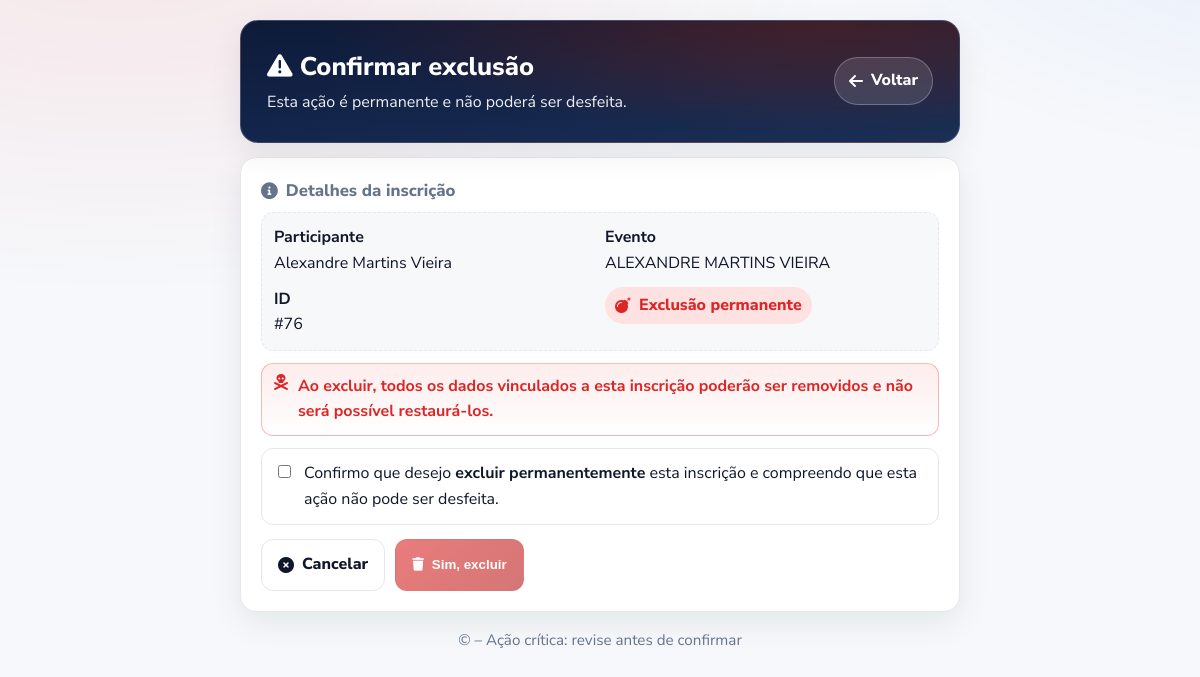
Page /inscricao/76/deletar/ (signed in) on the committed database.
### inscricoes/models.py (models this page shows, shortened)
class Inscricao(models.Model):
    participante = models.ForeignKey('Participante', on_delete=models.CASCADE)
    evento       = models.ForeignKey('EventoAcampamento', on_delete=models.CASCADE)
    paroquia     = models.ForeignKey('Paroquia', on_delete=models.CASCADE, related_name='inscricoes')
    data_inscricao = models.DateTimeField(auto_now_add=True)
    status = models.CharField(
        max_length=32,
        choices=InscricaoStatus.choices,
        default=InscricaoStatus.RASCUNHO,
        db_index=True,
    )
    foi_selecionado       = models.BooleanField(default=False)
    pagamento_confirmado  = models.BooleanField(default=False)
    inscricao_concluida   = models.BooleanField(default=False)
    inscricao_enviada     = models.BooleanField(default=False)
    ja_e_campista = models.BooleanField(default=False, verbose_name="Já é campista?")
    tema_acampamento = models.CharField(max_length=200, blank=True, null=True,
                                        verbose_name="Se sim, qual tema do acampamento que participou?")
    cpf_conjuge = models.CharField(max_length=14, blank=True, null=True,
                                   help_text="CPF do cônjuge (com ou sem máscara)")
    inscricao_pareada = models.OneToOneField(
        'self', null=True, blank=True, on_delete=models.SET_NULL, related_name='pareada_por',
        help_text="Outra inscrição (cônjuge) vinculada"
    )
    responsavel_1_nome            = models.CharField(max_length=255, blank=True, null=True)
    responsavel_1_telefone        = models.CharField(max_length=20,  blank=True, null=True)
    responsavel_1_grau_parentesco = models.CharField(max_length=50,  blank=True, null=True)
    responsavel_1_ja_e_campista   = models.BooleanField(default=False)
    responsavel_2_nome            = models.CharField(max_length=255, blank=True, null=True)
    responsavel_2_telefone        = models.CharField(max_length=20,  blank=True, null=True)
    responsavel_2_grau_parentesco = models.CharField(max_length=50,  blank=True, null=True)
    responsavel_2_ja_e_campista   = models.BooleanField(default=False)
    contato_emergencia_nome            = models.CharField(max_length=255, blank=True, null=True)
    contato_emergencia_telefone        = models.CharField(max_length=20,  blank=True, null=True)
    contato_emergencia_grau_parentesco = models.CharField(max_length=50,  blank=True, null=True)
    contato_emergencia_ja_e_campista   = models.BooleanField(default=False)
    class Meta:
        unique_together = ('participante', 'evento')
    _NEXT = {
        InscricaoStatus.RASCUNHO:       {InscricaoStatus.ENVIADA, InscricaoStatus.CANCEL_USUARIO},
        InscricaoStatus.ENVIADA:        {InscricaoStatus.EM_ANALISE, InscricaoStatus.CANCEL_USUARIO},
        InscricaoStatus.EM_ANALISE:     {InscricaoStatus.APROVADA, InscricaoStatus.REJEITADA, InscricaoStatus.LISTA_ESPERA, InscricaoStatus.CANCEL_ADMIN},
        InscricaoStatus.APROVADA:       {InscricaoStatus.CONVOCADA, InscricaoStatus.LISTA_ESPERA, InscricaoStatus.CANCEL_ADMIN},
        InscricaoStatus.LISTA_ESPERA:   {InscricaoStatus.CONVOCADA, InscricaoStatus.CANCEL_ADMIN, InscricaoStatus.REJEITADA},
        InscricaoStatus.CONVOCADA:      {InscricaoStatus.PAG_PENDENTE, InscricaoStatus.CANCEL_ADMIN},
        InscricaoStatus.PAG_PENDENTE:   {InscricaoStatus.PAG_CONFIRMADO, InscricaoStatus.CANCEL_ADMIN},
        InscricaoStatus.PAG_CONFIRMADO: {InscricaoStatus.REEMB_SOL, InscricaoStatus.CANCEL_ADMIN},
        InscricaoStatus.REEMB_SOL:      {InscricaoStatus.REEMB_APROV, InscricaoStatus.REEMB_NEG},
    }

class Participante(models.Model):
    nome      = models.CharField(max_length=150)
    cpf       = models.CharField(max_length=14, unique=True)
    telefone  = models.CharField(max_length=15)
    email     = models.EmailField()
    foto      = CloudinaryField(null=True, blank=True, verbose_name="Foto do Participante")
    CEP       = models.CharField("CEP", max_length=10)
    endereco  = models.CharField("Endereço", max_length=255)
    numero    = models.CharField("Número", max_length=10)
    bairro    = models.CharField("Bairro", max_length=100)
    cidade    = models.CharField("Cidade", max_length=100)
    estado    = models.CharField(
        "Estado", max_length=2,
        choices=[('AC','AC'),('AL','AL'),('AP','AP'),('AM','AM'),('BA','BA'),
                 ('CE','CE'),('DF','DF'),('ES','ES'),('GO','GO'),('MA','MA'),
                 ('MT','MT'),('MS','MS'),('MG','MG'),('PA','PA'),('PB','PB'),
                 ('PR','PR'),('PE','PE'),('PI','PI'),('RJ','RJ'),('RN','RN'),
                 ('RS','RS'),('RO','RO'),('RR','RR'),('SC','SC'),('SP','SP'),
                 ('SE','SE'),('TO','TO')]
    )
    qr_token = models.UUIDField(
        default=uuid.uuid4,
        editable=False,
        unique=True,
        verbose_name="Token para QR Code"
    )

class EventoAcampamento(models.Model):
    TIPO_ACAMPAMENTO = [
        ('senior',  'Acampamento Sênior'),
        ('juvenil', 'Acampamento Juvenil'),
        ('mirim',   'Acampamento Mirim'),
        ('servos',  'Acampamento de Servos'),
        ('casais',  'Encontro de Casais'),
        ('evento',  'Evento'),
        ('retiro',  'Retiro'),
        ('pagamento', 'Pagamento'),
    ]
    id = models.UUIDField(primary_key=True, default=uuid.uuid4, editable=False)
    nome = models.CharField(max_length=255)
    tipo = models.CharField(max_length=20, choices=TIPO_ACAMPAMENTO)
    data_inicio = models.DateField()
    data_fim = models.DateField()
    inicio_inscricoes = models.DateField()
    fim_inscricoes = models.DateField()
    valor_inscricao = models.DecimalField(
        max_digits=8,
        decimal_places=2,
        default=0.00,
        verbose_name="Valor da Inscrição"
    )
    slug = models.SlugField(unique=True, blank=True)
    paroquia = models.ForeignKey("Paroquia", on_delete=models.CASCADE, related_name="eventos")
    banner = CloudinaryField(null=True, blank=True, verbose_name="Banner do Evento")
    permitir_inscricao_servos = models.BooleanField(
        default=False,
        help_text="Se marcado, o evento de Servos vinculado pode receber inscrições."
    )
    evento_relacionado = models.ForeignKey(
        "self",
        on_delete=models.SET_NULL,
        null=True,
        blank=True,
        related_name="eventos_servos",
        help_text="Se este for um evento de Servos, vincule ao evento principal em que irão servir."
    )
    @property
    def principal(self):
        """Se for servos, retorna o evento principal; caso contrário, None."""
        return self.evento_relacionado if self.is_servos else None
    class Meta:
        constraints = [
            models.UniqueConstraint(
                fields=["evento_relacionado"],
                condition=Q(tipo="servos"),
                name="uniq_servos_por_evento_principal",
            ),
        ]

### inscricoes/views.py (the view)
# urls.py: path("inscricao/<int:pk>/deletar/", views.deletar_inscricao, name="deletar_inscricao"),
@login_required
def deletar_inscricao(request, pk):
    inscricao = get_object_or_404(Inscricao, pk=pk)
    if request.method == 'POST':
        evento_id = inscricao.evento.id
        inscricao.delete()
        return redirect('inscricoes:evento_participantes', evento_id=evento_id)
    return render(request, 'inscricoes/confirma_delecao.html', {'obj': inscricao})

### inscricoes/templates/inscricoes/confirma_delecao.html (shortened to what this page needs)
<!doctype html>
<html lang="pt-br">
<head>
  <link rel="stylesheet"
        href="https://cdnjs.cloudflare.com/ajax/libs/font-awesome/6.0.0/css/all.min.css"
 />
</head>
<body>
  <div class="wrap">
    <header class="hero" role="banner">
      <div class="hero-row">
        <div>
          <h1 class="hero-title"><i class="fa-solid fa-triangle-exclamation"></i> Confirmar exclusão</h1>
          <p class="hero-sub">Esta ação é permanente e não poderá ser desfeita.</p>
        </div>
        <div>
          <a class="pill" href="{% url 'inscricoes:evento_participantes' obj.evento.id %}">
            <i class="fa-solid fa-arrow-left"></i> Voltar
          </a>
        </div>
      </div>
    </header>
    <section class="card" aria-labelledby="infoTitle">
      <h2 id="infoTitle"><i class="fa-solid fa-circle-info"></i> Detalhes da inscrição</h2>
      {% if obj %}
      <div class="box">
        <div class="kv">
          <div><strong>Participante</strong><br>{{ obj.participante.nome }}</div>
          <div><strong>Evento</strong><br>{{ obj.evento.nome }}</div>
          <div><strong>ID</strong><br>#{{ obj.id }}</div>
          <div><span class="tag"><i class="fa-solid fa-bomb"></i> Exclusão permanente</span></div>
        </div>
      </div>
      {% endif %}
      <div class="alert" role="alert">
        <i class="fa-solid fa-skull-crossbones"></i>
        <div>
          Ao excluir, todos os dados vinculados a esta inscrição poderão ser removidos e não será possível restaurá-los.
        </div>
      </div>
      <form method="post">
        <div class="confirm">
          <input type="checkbox" id="ack" />
          <label for="ack">
            Confirmo que desejo <strong>excluir permanentemente</strong> esta inscrição e compreendo que esta ação não pode ser desfeita.
          </label>
        </div>
        <div class="actions">
          <a class="btn btn-ghost" href="{% url 'inscricoes:evento_participantes' obj.evento.id %}">
            <i class="fa-solid fa-circle-xmark"></i> Cancelar
          </a>
          <button class="btn btn-danger" type="submit" id="btnDelete" disabled>
            <i class="fa-solid fa-trash"></i> Sim, excluir
          </button>
        </div>
      </form>
    </section>
    <footer>&copy; {{ current_year|default:"" }} – Ação crítica: revise antes de confirmar</footer>
  </div>
</body>
</html>

### inscricoes/templates/inscricoes/confirma_delecao.html (style rules this page uses)
:root { --page:#f6f8fb; --panel:#ffffff; --ink:#0f172a; --muted:#64748b; --line:#e5e7eb; --danger:#dc2626; --danger-2:#b91c1c; --accent:#2563eb; --shadow:0 10px 32px rgba(16,24,40,.08); --radius:16px; --chip:#fee2e2; }
* { box-sizing:border-box }
html,body { margin:0 }
body { font-family:'Nunito Sans',system-ui,-apple-system,Segoe UI,Roboto,sans-serif; color:var(--ink); background: radial-gradient(1200px 600px at 10% -10%, rgba(239,68,68,.10), transparent 60%), radial-gradient(900px 500px at 110% -20%, rgba(37,99,235,.08), transparent 60%), var(--page); line-height:1.6; padding:20px; }
.wrap { max-width:720px; margin:0 auto }
.hero { position:relative; border-radius:18px; overflow:hidden; color:#fff; padding: clamp(16px,3vw,26px); background: linear-gradient(180deg, rgba(3,7,18,.45), rgba(3,7,18,.18)), radial-gradient(70% 100% at 80% -10%, rgba(239,68,68,.45), rgba(37,99,235,.25)), linear-gradient(135deg, #111827, #1f2937); box-shadow:var(--shadow); border:1px solid rgba(255,255,255,.18); margin-bottom:14px; display:grid; gap:10px; }
.hero-row { display:flex; align-items:center; justify-content:space-between; gap:12px; flex-wrap:wrap }
.hero-title { margin:0; font-weight:800; font-size: clamp(1.15rem,3vw,1.6rem) }
.hero-sub { margin:2px 0 0; opacity:.92 }
.pill { display:inline-flex; align-items:center; gap:8px; padding:10px 14px; border-radius:999px; font-weight:800; text-decoration:none; color:#fff; border:1px solid rgba(255,255,255,.25); background:rgba(255,255,255,.12); transition:transform .12s ease, background .2s ease; cursor:pointer; }
.card { background:var(--panel); border:1px solid var(--line); border-radius:var(--radius); box-shadow:var(--shadow); padding: clamp(16px,2vw,20px); }
.card h2 { margin:0 0 8px; font-size:1.05rem; color:var(--muted); font-weight:800; display:flex; gap:8px; align-items:center }
.box { border:1px dashed var(--line); border-radius:12px; padding:12px; background:linear-gradient(0deg, rgba(148,163,184,.08), rgba(148,163,184,.08)); display:grid; gap:8px; margin-top:8px; }
.kv { display:grid; grid-template-columns: 1fr 1fr; gap:10px }
.tag { display:inline-flex; align-items:center; gap:8px; padding:6px 10px; border-radius:999px; background:var(--chip); color:var(--danger); font-weight:800; width:max-content }
.alert { margin-top:12px; display:flex; gap:10px; align-items:flex-start; background: linear-gradient(180deg, rgba(239,68,68,.10), transparent); border:1px solid rgba(239,68,68,.35); color:var(--danger); padding:10px 12px; border-radius:12px; font-weight:700; }
form { margin-top:12px }
.confirm { display:flex; gap:10px; align-items:flex-start; background:transparent; border:1px solid var(--line); border-radius:12px; padding:12px; margin-top:10px; }
.confirm input[type="checkbox"] { margin-top:2px; transform: translateY(2px) }
.actions { display:flex; gap:10px; flex-wrap:wrap; margin-top:14px }
.btn { border:none; cursor:pointer; display:inline-flex; align-items:center; gap:8px; padding:12px 16px; border-radius:12px; font-weight:800; text-decoration:none; transition: transform .12s ease, filter .2s ease; }
.btn-ghost { background:transparent; color:var(--ink); border:1px solid var(--line) }
.btn-danger { color:#fff; background:linear-gradient(135deg, var(--danger), var(--danger-2)); border:1px solid rgba(0,0,0,.05); }
.btn:disabled { opacity:.6; cursor:not-allowed; transform:none !important; }
footer { text-align:center; margin:16px auto 6px; color:var(--muted); font-size:.95rem }

### rows in the picture
Inscricao: participante.nome "Alexandre Martins Vieira", evento.nome "ALEXANDRE MARTINS VIEIRA", id "76"
